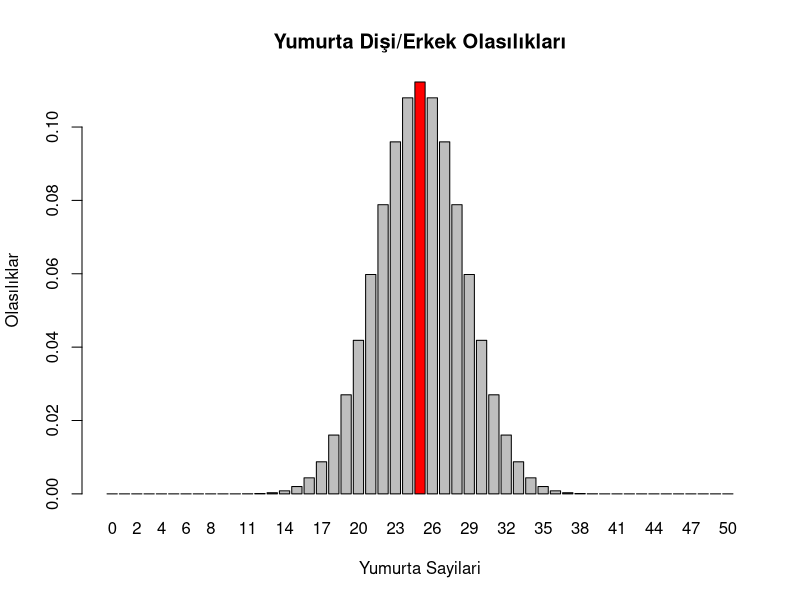

Source code (R):
# Olasılık hesaplamaları

# Bir uygulamanın tavuklarda yumurtlama sonrasında eşey oranını etkisini araştırıyoruz. 
# 48 yumurtanın açılması sonucu, dişi : erkek sayıları.

# Bunun için binom fonksiyonları kullanılabilir
# İlk olarak 23:25 olasılıklarını düşünelim
# q = 50 yumurtanın içinden açılanların dişi ya da erkek olması
# size toplam açılan yumurta sayısı

pbinom(q = 20,size = 50,prob = 0.5,lower.tail = TRUE)

dbinom(x = 25,prob = 0.5,size = 50)

egg_probs <- data.frame()

for(i in 0:50){
        Prob = data.frame("Prob"= dbinom(x = i,prob = 0.5,size = 50),"Eggs" = i)
        egg_probs <- rbind(egg_probs,Prob)
        
}

barplot(height = egg_probs$Prob,main = "Yumurta Dişi/Erkek Olasılıkları",
        ylab = "Olasılıklar",xlab="Yumurta Sayilari",names = egg_probs$Eggs,
        col = ifelse(egg_probs$Eggs == 25,'red','grey'))

